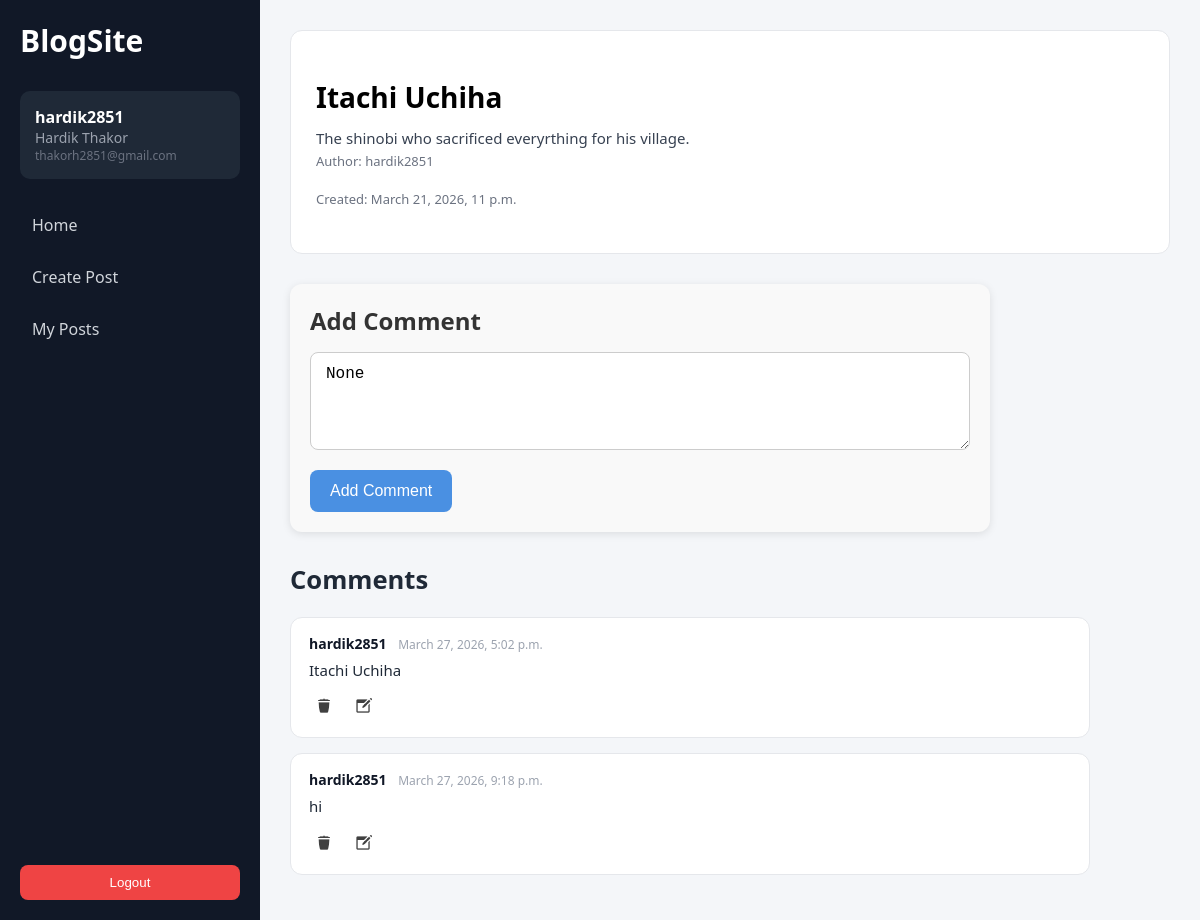
Before: /blogs/post/9 (signed in) with the older database file.
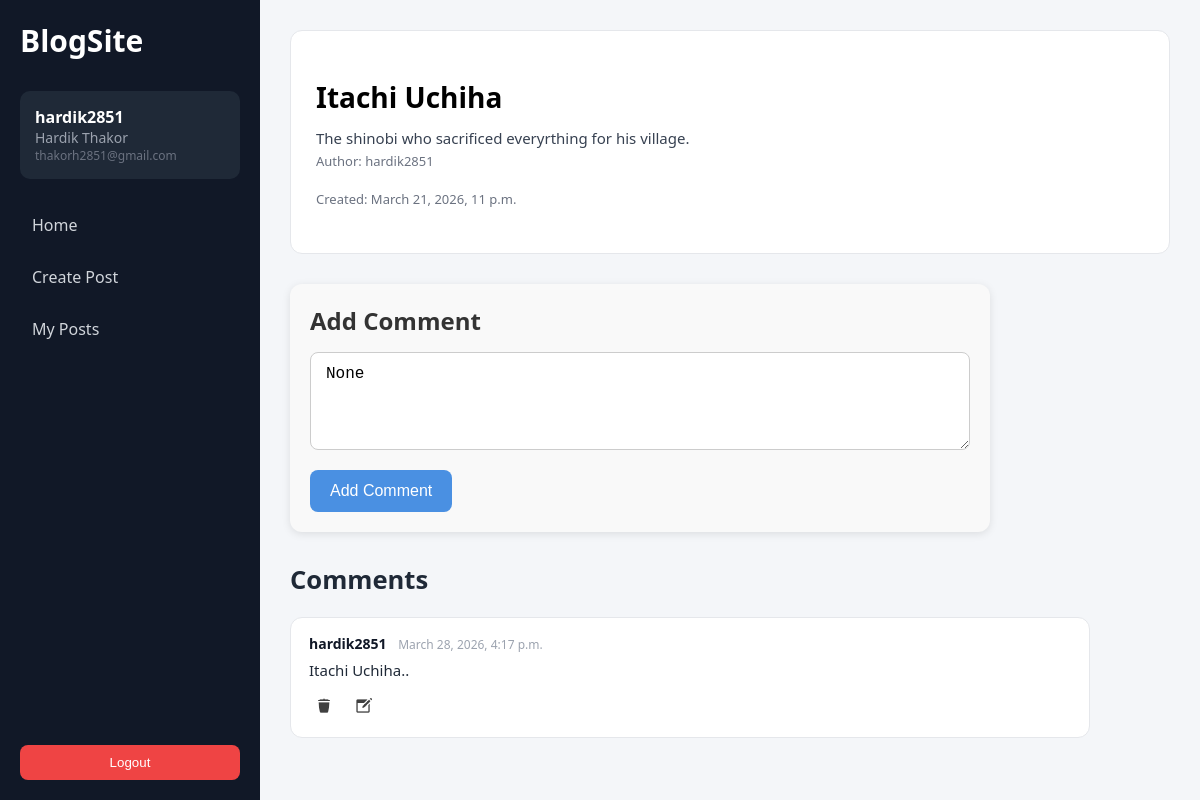
After: the same page with the newer database file.
### users/models.py (models this page shows)
class User(AbstractUser):
    email = models.EmailField(unique=True)
    def __str__(self):
        return self.username

### blogs/models.py (models this page shows, shortened)
class Post(models.Model):
    title = models.CharField(max_length=200)
    maincontent = models.TextField()
    author = models.ForeignKey(
        settings.AUTH_USER_MODEL,
        on_delete=models.CASCADE,
        related_name="posts"
    )
    datecreated = models.DateTimeField(auto_now_add=True)
    dateedited = models.DateTimeField(auto_now=True)
    image = CloudinaryField('image', blank=True, null=True)

class Comment(models.Model):
    post = models.ForeignKey(
        Post,
        on_delete=models.CASCADE,
        related_name="comments"
    )
    author = models.ForeignKey(
        settings.AUTH_USER_MODEL,
        on_delete=models.CASCADE,
        related_name="comments"
    )
    content = models.TextField()
    datetime = models.DateTimeField(auto_now_add=True)

### blogs/views.py (the view)
# urls.py: path('post/<int:post_id>', postdetail, name='postdetail'),
@login_required
def postdetail(request, post_id):
    post = get_object_or_404(Post, id=post_id)
    comments = post.comments.all()
    if request.method == "POST":
        form = CommentForm(request.POST)
        if form.is_valid():
            comment = form.save(commit=False)
            comment.post = post
            comment.author = request.user
            comment.save()
            return redirect('blogs:postdetail', post_id=post.id)
    else:
        form = CommentForm()
    return render(request,'blogs/postdetail.html', {'post': post,'form': form,'comments': comments})

### blogs/forms.py
class CommentForm(forms.ModelForm):
    class Meta:
        model = Comment
        fields = ['content']

### blogs/templates/blogs/postdetail.html (shortened to what this page needs)
{% extends "base.html" %}
{% load static %}
{% block extra_css %}
<link rel="stylesheet" href="{% static 'css/blogs/postdetail.css' %}">
{% endblock %}
{% block content %}
<div class="post-detail-card">
    <h1 class="post-title">{{ post.title }}</h1>
    <p class="post-content">{{ post.maincontent }}</p>
    <p class="post-meta">Author: {{ post.author }}</p>
    <p class="post-meta">Created: {{ post.datecreated }}</p>
</div>
<div class="base-comment-container">
    <h2 class="base-comment-title">Add Comment</h2>
    <form method="POST" class="base-comment-form">
        <textarea name="{{ form.content.name }}" class="base-comment-textarea" placeholder="Write your comment..."
            rows="4">{{ form.content.value }}</textarea>
        <button class="base-comment-btn" type="submit">Add Comment</button>
    </form>
</div>
<div class="comments-container">
    <h2>Comments</h2>
    {% for comment in comments %}
    <div class="comment-card">
        <p><strong>{{ comment.author }}</strong> <span class="comment-time">{{ comment.datetime }}</span></p>
        <p id="text-{{comment.id}}"">{{ comment.content }}</p>
        {% if user == post.author or user == comment.author %}
        <form method=" POST" action="{% url 'blogs:deletecomment' comment.id %}" class="icon-form">
            <button type="submit" class="icon-btn" title="Delete">
                <img src="{% static 'images/delete.png' %}" alt="Delete" class="icon-img">
            </button>
            </form>
        {% endif %}
        {% if request.user == comment.author %}
            <button class="icon-btn edit-btn" data-id="{{ comment.id }}" title="Edit">
                <img src="{% static 'images/edit.png' %}" alt="Edit" class="icon-img">
            </button>
        {% endif %}
    </div>
    {% empty %}
    <p>No comments yet.</p>
    {% endfor %}
</div>
{% endblock %}

### templates/base.html (shortened to what this page needs)
{% load static %}
<!DOCTYPE html>
<html lang="en">
<head>
    <link rel="stylesheet" href="{% static 'css/base.css' %}">
    {% block extra_css %}{% endblock %}
</head>
<body>
<div class="base-layout">
    {% if user.is_authenticated %}
    <aside class="base-sidebar">
        <div class="base-logo">
            <h2>BlogSite</h2>
        </div>
        <div class="base-user">
            <p class="base-username">{{ user.username }}</p>
            <p class="base-fullname">{{ user.first_name }} {{ user.last_name }}</p>
            <p class="base-email">{{ user.email }}</p>
        </div>
        <nav class="base-nav">
            <a href="{% url 'blogs:home' %}" class="base-nav-link">Home</a>
            <a href="{% url 'blogs:createpost' %}" class="base-nav-link">Create Post</a>
            <a href="{% url 'blogs:myposts' %}" class="base-nav-link">My Posts</a>
        </nav>
        <form method="POST" action="{% url 'users:logout' %}" class="base-logout">
            <button class="base-btn base-btn-danger" type="submit">Logout</button>
        </form>
    </aside>
    {% endif %}
    <main class="base-main">
        {% block content %}
        {% endblock %}
    </main>
</div>
</body>
</html>

### static/css/base.css (style rules this page uses)
* { margin: 0; padding: 0; box-sizing: border-box; }
body { font-family: "Segoe UI", Tahoma, sans-serif; background: #f4f6f9; }
.base-layout { display: flex; min-height: 100vh; }
.base-sidebar { width: 260px; background: #111827; color: #fff; display: flex; flex-direction: column; padding: 20px; }
.base-logo { font-size: 20px; font-weight: bold; margin-bottom: 30px; }
.base-user { background: #1f2937; padding: 15px; border-radius: 10px; margin-bottom: 25px; }
.base-username { font-weight: bold; }
.base-fullname { font-size: 14px; color: #9ca3af; }
.base-email { font-size: 12px; color: #6b7280; }
.base-nav { display: flex; flex-direction: column; gap: 10px; }
.base-nav-link { text-decoration: none; color: #d1d5db; padding: 10px 12px; border-radius: 8px; transition: all 0.2s ease; }
.base-logout { margin-top: auto; }
.base-btn { width: 100%; padding: 10px; border-radius: 8px; border: none; cursor: pointer; font-weight: 500; }
.base-btn-danger { background: #ef4444; color: white; }
.base-main { flex: 1; padding: 30px; }

### static/css/blogs/postdetail.css (style rules this page uses)
.post-detail-card { background-color: #ffffff; padding: 25px; border-radius: 12px; border: 1px solid #e5e7eb; margin-bottom: 30px; }
.post-title { font-size: 28px; margin-bottom: 10px; }
.post-meta { color: #6b7280; font-size: 13px; margin-bottom: 20px; display: flex; gap: 10px; }
.post-content { font-size: 15px; line-height: 1.7; color: #374151; white-space: pre-line; }
.base-comment-container { background-color: #f9f9f9; padding: 20px; border-radius: 12px; margin-top: 30px; box-shadow: 0 2px 8px rgba(0,0,0,0.1); max-width: 700px; width: 100%; }
.base-comment-title { font-size: 1.5rem; font-weight: 600; margin-bottom: 15px; color: #333; }
.base-comment-textarea { width: 100%; padding: 12px 15px; font-size: 1rem; border-radius: 8px; border: 1px solid #ccc; resize: vertical; margin-bottom: 15px; transition: border-color 0.3s, box-shadow 0.3s; }
.base-comment-btn { background-color: #4a90e2; color: #fff; border: none; padding: 12px 20px; border-radius: 8px; font-size: 1rem; font-weight: 500; cursor: pointer; transition: background-color 0.3s, transform 0.2s; }
.comments-container { max-width: 800px; margin-top: 30px; }
.comments-container h2 { font-size: 1.6rem; margin-bottom: 20px; color: #1f2937; }
.comment-card { background: #ffffff; padding: 16px 18px; border-radius: 12px; margin-bottom: 15px; border: 1px solid #e5e7eb; transition: box-shadow 0.2s ease, transform 0.15s ease; position: relative; }
.comment-card p:first-child { font-size: 14px; margin-bottom: 6px; color: #374151; }
.comment-card strong { color: #111827; }
.comment-time { font-size: 12px; color: #9ca3af; margin-left: 8px; }
.comment-card p[id^="text-"] { font-size: 15px; line-height: 1.5; color: #1f2937; margin-bottom: 10px; white-space: pre-wrap; }
.icon-btn { background: transparent; border: none; cursor: pointer; padding: 6px; border-radius: 6px; transition: all 0.2s ease; }
.icon-img { width: 18px; height: 18px; display: block; opacity: 0.75; transition: opacity 0.2s ease; }
.comment-card form, .comment-card .edit-btn { display: inline-block; margin-right: 5px; }
.comments-container p { color: #6b7280; font-size: 14px; }

Changed rows visible on the page:
removed Comment: author "hardik2851", datetime "March 27, 2026, 5:02 p.m.", content "Itachi Uchiha"
removed Comment: author "hardik2851", datetime "March 27, 2026, 9:18 p.m.", content "hi"
added Comment: author "hardik2851", datetime "March 28, 2026, 4:17 p.m.", content "Itachi Uchiha.."
